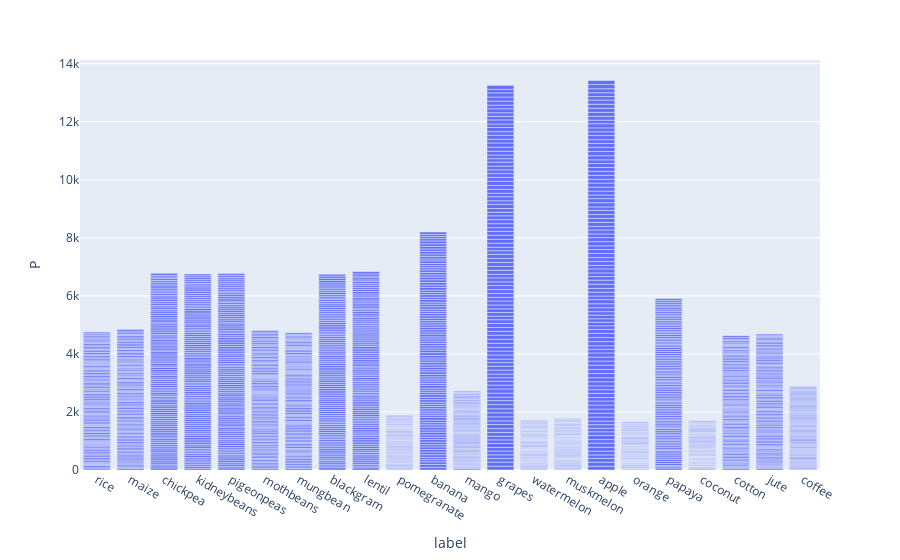

Here is the notebook cell this chart was saved with:
### Code cell
fig1= px.bar(df,x='label',y='P')
fig1.show()

### Figure 1 — Plotly figure (JSON) as saved in the notebook; plotly's stock layout.template omitted (floating-point values rounded to 4 significant figures; data arrays with more than 128 entries replaced by an {"elided": "..."} marker saying what was removed)
{"data": [{"alignmentgroup": "True", "hovertemplate": "label=%{x}<br>P=%{y}<extra></extra>", "legendgroup": "", "marker": {"color": "#636efa", "pattern": {"shape": ""}}, "name": "", "offsetgroup": "", "orientation": "v", "showlegend": false, "textposition": "auto", "type": "bar", "x": {"elided": "2200 str values"}, "xaxis": "x", "y": {"elided": "2200 int values"}, "yaxis": "y"}], "layout": {"barmode": "relative", "legend": {"tracegroupgap": 0}, "margin": {"t": 60}, "xaxis": {"anchor": "y", "domain": [0, 1], "title": {"text": "label"}}, "yaxis": {"anchor": "x", "domain": [0, 1], "title": {"text": "P"}}}}
